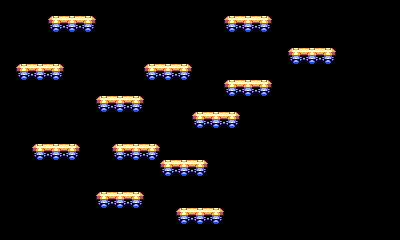

The image is a tile-based game level rendered from a .tmx file. Its description and complete source (layers, tilesets, objects, tile grids) follow:
An orthogonal 25x15 tile map with 16x16 px tiles, 1 tile layer (platforms).

<map version="1.0" orientation="orthogonal" renderorder="right-down" width="25" height="15" tilewidth="16" tileheight="16" nextobjectid="1">
 <tileset firstgid="1" name="block" tilewidth="16" tileheight="16" tilecount="32">
  <image source="block.png" width="64" height="128" />
 </tileset>
 <layer name="platforms" width="25" height="15">
  <properties>
   <property name="collision" value="true" />
  </properties>
  <data encoding="csv">
0,0,0,0,0,0,0,0,0,0,0,0,0,0,0,0,0,0,0,0,0,0,0,0,0,
0,0,0,14,15,16,0,0,0,0,0,0,0,0,14,15,16,0,0,0,0,0,0,0,0,
0,0,0,0,0,0,0,0,0,0,0,0,0,0,0,0,0,0,0,0,0,0,0,0,0,
0,0,0,0,0,0,0,0,0,0,0,0,0,0,0,0,0,0,14,15,16,0,0,0,0,
0,14,15,16,0,0,0,0,0,14,15,16,0,0,0,0,0,0,0,0,0,0,0,0,0,
0,0,0,0,0,0,0,0,0,0,0,0,0,0,14,15,16,0,0,0,0,0,0,0,0,
0,0,0,0,0,0,14,15,16,0,0,0,0,0,0,0,0,0,0,0,0,0,0,0,0,
0,0,0,0,0,0,0,0,0,0,0,0,14,15,16,0,0,0,0,0,0,0,0,0,0,
0,0,0,0,0,0,0,0,0,0,0,0,0,0,0,0,0,0,0,0,0,0,0,0,0,
0,0,14,15,16,0,0,14,15,16,0,0,0,0,0,0,0,0,0,0,0,0,0,0,0,
0,0,0,0,0,0,0,0,0,0,14,15,16,0,0,0,0,0,0,0,0,0,0,0,0,
0,0,0,0,0,0,0,0,0,0,0,0,0,0,0,0,0,0,0,0,0,0,0,0,0,
0,0,0,0,0,0,14,15,16,0,0,0,0,0,0,0,0,0,0,0,0,0,0,0,0,
0,0,0,0,0,0,0,0,0,0,0,14,15,16,0,0,0,0,0,0,0,0,0,0,0,
0,0,0,0,0,0,0,0,0,0,0,0,0,0,0,0,0,0,0,0,0,0,0,0,0
</data>
 </layer>
</map>